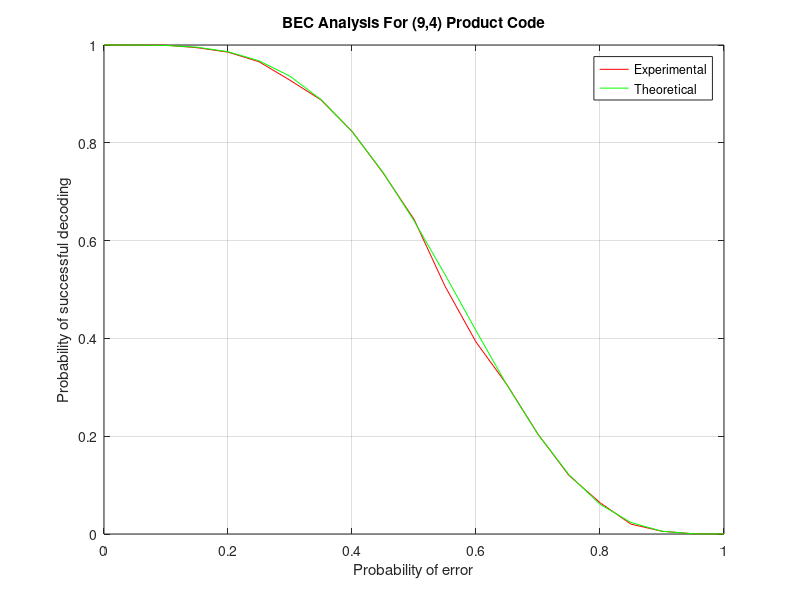

Write MATLAB code to recreate this figure.
%% About
clear vars;
close all;
clc;
% BEC graph analysis
%% Load data
load arrdataBEC.mat;
%% Support matrix generator and ideal plot's estimation
support_matrix = [];
for temp = 0:9
    support_matrix = [support_matrix; prob_set.^temp .* (1 - prob_set).^(9 - temp)]; 
end
% matrix_analysis = raw_estimations' \ support_matrix';
set_selected = [ 1, 9, 36, 84, 117, 81, 0, 0, 0, 0 ];
raw_estimations2 = support_matrix' * set_selected';
%% Ploting part
figure(1);
plot(prob_set, raw_estimations, 'r')
hold on;
plot(prob_set, raw_estimations2, 'g');
title('BEC Analysis For (9,4) Product Code');
xlabel('Probability of error');
ylabel('Probability of successful decoding');
legend('Experimental','Theoretical');
grid on;